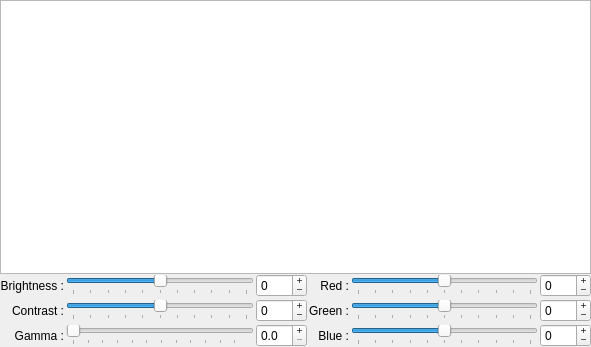
<?xml version="1.0" encoding="UTF-8"?>
<ui version="4.0">
 <class>wgt_QImageFilterCorrect</class>
 <widget class="QWidget" name="wgt_QImageFilterCorrect">
  <property name="geometry">
   <rect>
    <x>0</x>
    <y>0</y>
    <width>591</width>
    <height>347</height>
   </rect>
  </property>
  <property name="font">
   <font>
    <pointsize>9</pointsize>
   </font>
  </property>
  <property name="windowTitle">
   <string notr="true">Form</string>
  </property>
  <layout class="QVBoxLayout" name="verticalLayout">
   <property name="spacing">
    <number>0</number>
   </property>
   <property name="margin">
    <number>0</number>
   </property>
   <item>
    <widget class="QGraphicsView" name="GraphicsView">
     <property name="verticalScrollBarPolicy">
      <enum>Qt::ScrollBarAsNeeded</enum>
     </property>
    </widget>
   </item>
   <item>
    <layout class="QGridLayout" name="gridLayout">
     <property name="margin">
      <number>0</number>
     </property>
     <property name="spacing">
      <number>2</number>
     </property>
     <item row="1" column="1">
      <widget class="QSlider" name="BrightnessSlider">
       <property name="sizePolicy">
        <sizepolicy hsizetype="Expanding" vsizetype="Fixed">
         <horstretch>0</horstretch>
         <verstretch>0</verstretch>
        </sizepolicy>
       </property>
       <property name="minimumSize">
        <size>
         <width>120</width>
         <height>0</height>
        </size>
       </property>
       <property name="minimum">
        <number>-250</number>
       </property>
       <property name="maximum">
        <number>250</number>
       </property>
       <property name="orientation">
        <enum>Qt::Horizontal</enum>
       </property>
       <property name="tickPosition">
        <enum>QSlider::TicksBelow</enum>
       </property>
       <property name="tickInterval">
        <number>50</number>
       </property>
      </widget>
     </item>
     <item row="3" column="1">
      <widget class="QSlider" name="ContrastSlider">
       <property name="sizePolicy">
        <sizepolicy hsizetype="Preferred" vsizetype="Fixed">
         <horstretch>0</horstretch>
         <verstretch>0</verstretch>
        </sizepolicy>
       </property>
       <property name="minimum">
        <number>-250</number>
       </property>
       <property name="maximum">
        <number>250</number>
       </property>
       <property name="orientation">
        <enum>Qt::Horizontal</enum>
       </property>
       <property name="tickPosition">
        <enum>QSlider::TicksBelow</enum>
       </property>
       <property name="tickInterval">
        <number>50</number>
       </property>
      </widget>
     </item>
     <item row="1" column="2">
      <widget class="QSpinBox" name="BrightnessValue">
       <property name="buttonSymbols">
        <enum>QAbstractSpinBox::PlusMinus</enum>
       </property>
       <property name="minimum">
        <number>-254</number>
       </property>
       <property name="maximum">
        <number>254</number>
       </property>
      </widget>
     </item>
     <item row="3" column="2">
      <widget class="QSpinBox" name="ContrastValue">
       <property name="buttonSymbols">
        <enum>QAbstractSpinBox::PlusMinus</enum>
       </property>
       <property name="minimum">
        <number>-250</number>
       </property>
       <property name="maximum">
        <number>250</number>
       </property>
      </widget>
     </item>
     <item row="5" column="2">
      <widget class="QDoubleSpinBox" name="GammaValue">
       <property name="buttonSymbols">
        <enum>QAbstractSpinBox::PlusMinus</enum>
       </property>
       <property name="decimals">
        <number>1</number>
       </property>
       <property name="maximum">
        <double>5.900000000000000</double>
       </property>
       <property name="singleStep">
        <double>0.100000000000000</double>
       </property>
      </widget>
     </item>
     <item row="5" column="1">
      <widget class="QSlider" name="GammaSlider">
       <property name="sizePolicy">
        <sizepolicy hsizetype="Preferred" vsizetype="Fixed">
         <horstretch>0</horstretch>
         <verstretch>0</verstretch>
        </sizepolicy>
       </property>
       <property name="maximum">
        <number>590</number>
       </property>
       <property name="singleStep">
        <number>10</number>
       </property>
       <property name="pageStep">
        <number>100</number>
       </property>
       <property name="orientation">
        <enum>Qt::Horizontal</enum>
       </property>
       <property name="tickPosition">
        <enum>QSlider::TicksBelow</enum>
       </property>
       <property name="tickInterval">
        <number>50</number>
       </property>
      </widget>
     </item>
     <item row="1" column="4">
      <widget class="QSlider" name="RedSlider">
       <property name="sizePolicy">
        <sizepolicy hsizetype="Expanding" vsizetype="Fixed">
         <horstretch>0</horstretch>
         <verstretch>0</verstretch>
        </sizepolicy>
       </property>
       <property name="minimum">
        <number>-250</number>
       </property>
       <property name="maximum">
        <number>250</number>
       </property>
       <property name="orientation">
        <enum>Qt::Horizontal</enum>
       </property>
       <property name="tickPosition">
        <enum>QSlider::TicksBelow</enum>
       </property>
       <property name="tickInterval">
        <number>50</number>
       </property>
      </widget>
     </item>
     <item row="1" column="5">
      <widget class="QSpinBox" name="RedValue">
       <property name="buttonSymbols">
        <enum>QAbstractSpinBox::PlusMinus</enum>
       </property>
       <property name="minimum">
        <number>-250</number>
       </property>
       <property name="maximum">
        <number>250</number>
       </property>
      </widget>
     </item>
     <item row="3" column="4">
      <widget class="QSlider" name="GreenSlider">
       <property name="sizePolicy">
        <sizepolicy hsizetype="Preferred" vsizetype="Fixed">
         <horstretch>0</horstretch>
         <verstretch>0</verstretch>
        </sizepolicy>
       </property>
       <property name="minimum">
        <number>-250</number>
       </property>
       <property name="maximum">
        <number>250</number>
       </property>
       <property name="orientation">
        <enum>Qt::Horizontal</enum>
       </property>
       <property name="tickPosition">
        <enum>QSlider::TicksBelow</enum>
       </property>
       <property name="tickInterval">
        <number>50</number>
       </property>
      </widget>
     </item>
     <item row="3" column="5">
      <widget class="QSpinBox" name="GreenValue">
       <property name="buttonSymbols">
        <enum>QAbstractSpinBox::PlusMinus</enum>
       </property>
       <property name="minimum">
        <number>-250</number>
       </property>
       <property name="maximum">
        <number>250</number>
       </property>
      </widget>
     </item>
     <item row="5" column="4">
      <widget class="QSlider" name="BlueSlider">
       <property name="sizePolicy">
        <sizepolicy hsizetype="Preferred" vsizetype="Fixed">
         <horstretch>0</horstretch>
         <verstretch>0</verstretch>
        </sizepolicy>
       </property>
       <property name="minimum">
        <number>-250</number>
       </property>
       <property name="maximum">
        <number>250</number>
       </property>
       <property name="orientation">
        <enum>Qt::Horizontal</enum>
       </property>
       <property name="tickPosition">
        <enum>QSlider::TicksBelow</enum>
       </property>
       <property name="tickInterval">
        <number>50</number>
       </property>
      </widget>
     </item>
     <item row="5" column="5">
      <widget class="QSpinBox" name="BlueValue">
       <property name="buttonSymbols">
        <enum>QAbstractSpinBox::PlusMinus</enum>
       </property>
       <property name="minimum">
        <number>-250</number>
       </property>
       <property name="maximum">
        <number>250</number>
       </property>
      </widget>
     </item>
     <item row="1" column="0">
      <widget class="QLabel" name="label">
       <property name="text">
        <string>Brightness :</string>
       </property>
       <property name="alignment">
        <set>Qt::AlignRight|Qt::AlignTrailing|Qt::AlignVCenter</set>
       </property>
      </widget>
     </item>
     <item row="3" column="0">
      <widget class="QLabel" name="label_6">
       <property name="text">
        <string>Contrast :</string>
       </property>
       <property name="alignment">
        <set>Qt::AlignRight|Qt::AlignTrailing|Qt::AlignVCenter</set>
       </property>
      </widget>
     </item>
     <item row="5" column="0">
      <widget class="QLabel" name="label_8">
       <property name="text">
        <string>Gamma :</string>
       </property>
       <property name="alignment">
        <set>Qt::AlignRight|Qt::AlignTrailing|Qt::AlignVCenter</set>
       </property>
      </widget>
     </item>
     <item row="1" column="3">
      <widget class="QLabel" name="label_2">
       <property name="minimumSize">
        <size>
         <width>0</width>
         <height>20</height>
        </size>
       </property>
       <property name="text">
        <string>Red :</string>
       </property>
       <property name="alignment">
        <set>Qt::AlignRight|Qt::AlignTrailing|Qt::AlignVCenter</set>
       </property>
      </widget>
     </item>
     <item row="3" column="3">
      <widget class="QLabel" name="label_3">
       <property name="minimumSize">
        <size>
         <width>0</width>
         <height>20</height>
        </size>
       </property>
       <property name="text">
        <string>Green :</string>
       </property>
       <property name="alignment">
        <set>Qt::AlignRight|Qt::AlignTrailing|Qt::AlignVCenter</set>
       </property>
      </widget>
     </item>
     <item row="5" column="3">
      <widget class="QLabel" name="label_4">
       <property name="minimumSize">
        <size>
         <width>0</width>
         <height>20</height>
        </size>
       </property>
       <property name="text">
        <string>Blue :</string>
       </property>
       <property name="alignment">
        <set>Qt::AlignRight|Qt::AlignTrailing|Qt::AlignVCenter</set>
       </property>
      </widget>
     </item>
    </layout>
   </item>
  </layout>
 </widget>
 <resources/>
 <connections/>
</ui>
